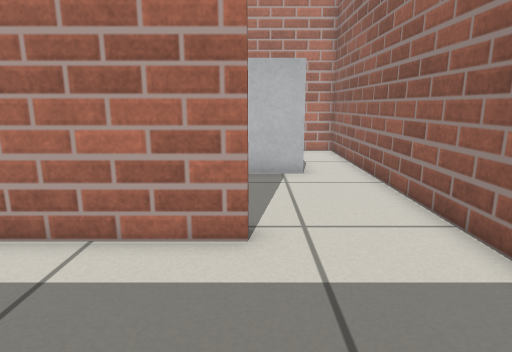
View 1 (above)

13 first-person views from a walk through a robot-simulator world made for Gazebo. The camera is 0.61 m above the floor, tilts 12° down and sees 75° across. The floor is counted in squares, 0.25 m on a side. Each view is taken from the middle of a square. On the plan, view 1 faces up. The plan holds only what a view shows up to about 20 squares ahead; the rest is blank.

View 2
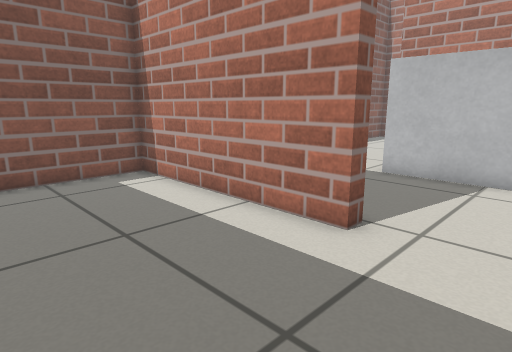

View 3
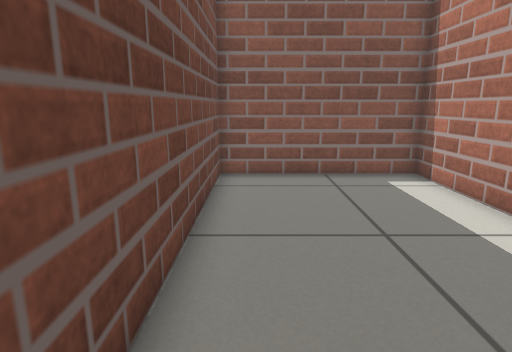

View 4
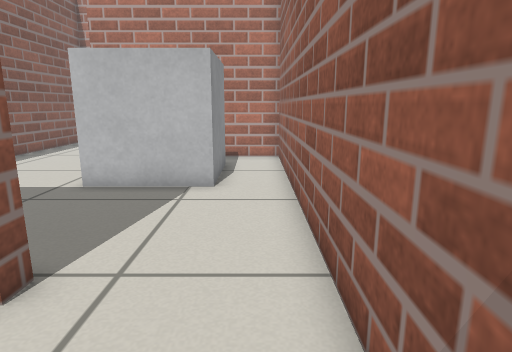

View 5
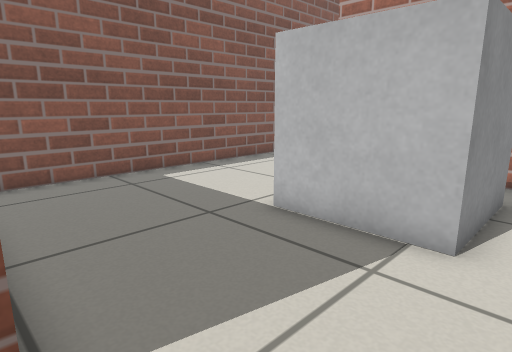

View 6
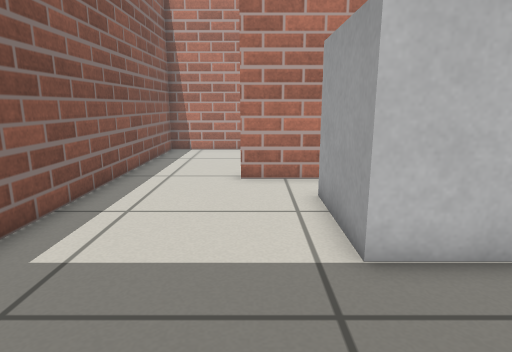

View 7
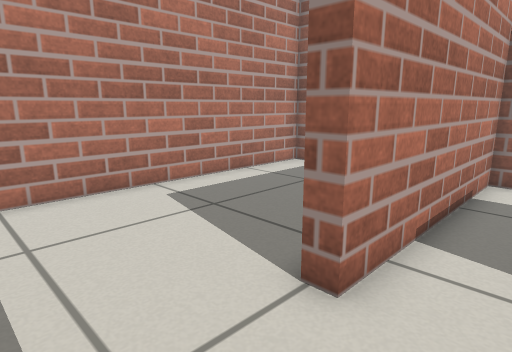

View 8
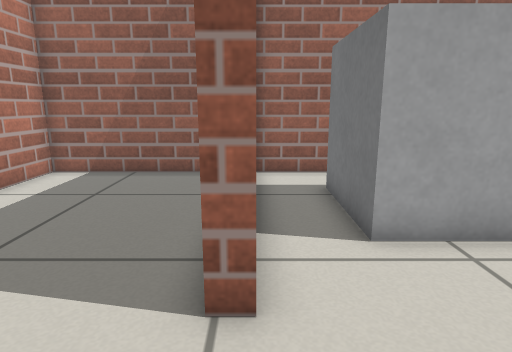

View 9
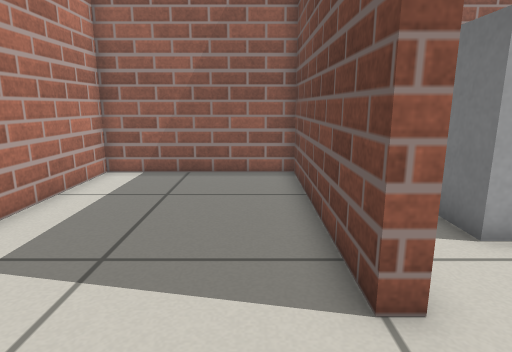

View 10
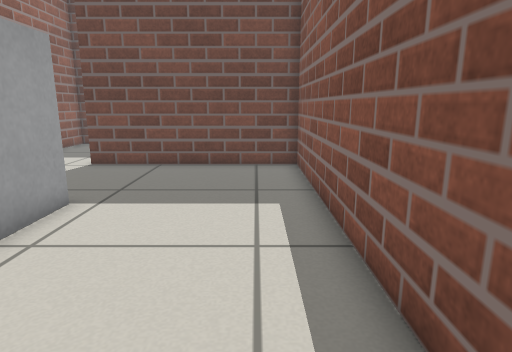

View 11
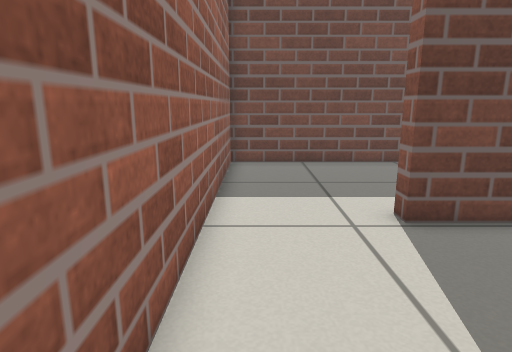

View 12
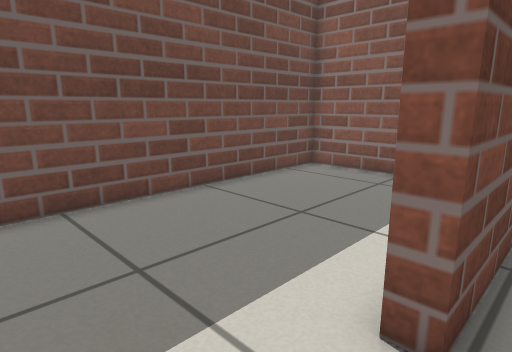

View 13
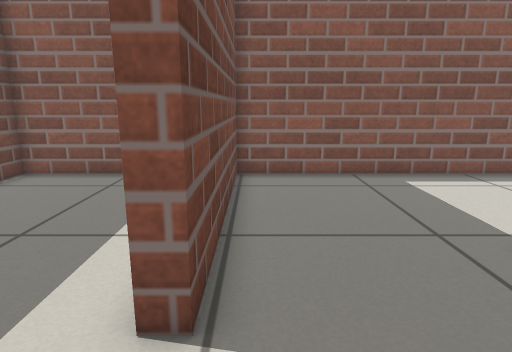

### Floor plan
Key: @ floor where view 1 was taken; # wall or solid block; . floor; B grey box.
Columns run from 9 left of view 1 to 4 right of it. Each row starts with its distance up from view 1.
 26 ##############
 25 #............#
 24 #............#
 23 #............#
 22 #............#
 21 #............#
 20 #............#
 19 #............#
 18 #....#########
 17 #............#
 16 #......BBBBB.#
 15 #......B   B.#
 14 #......B   B.#
 13 #......B   B.#
 12 #......BBBBB.#
 11 #............#
 10 #............#
  9 #............#
  8 #............#
  7 #............#
  6 #########....#
  5 #............#
  4 #............#
  3 #............#
  2 #............#
  1 #............#
  0 #........@...#
 -1 ##############

Where each view was taken, in squares from view 1:
view 1: 0 up, 0 right, facing up
view 2: 0 up, 3 right, facing up-left
view 3: 0 up, 3 right, facing left
view 4: 2 up, 3 right, facing up
view 5: 6 up, 3 right, facing up-left
view 6: 7 up, 4 left, facing up
view 7: 16 up, 8 left, facing up-right
view 8: 18 up, 8 left, facing right
view 9: 20 up, 8 left, facing right
view 10: 20 up, 7 left, facing down
view 11: 13 up, 3 right, facing down
view 12: 7 up, 3 right, facing down-left
view 13: 7 up, 3 right, facing left
